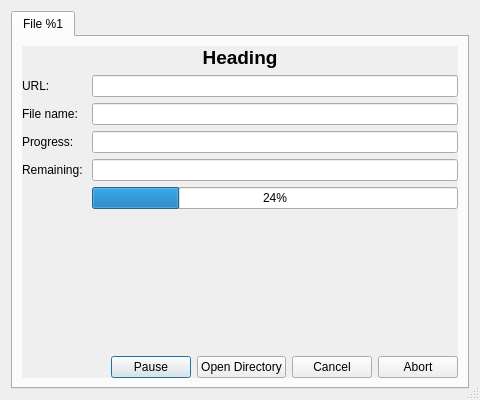
<?xml version="1.0" encoding="UTF-8"?>
<ui version="4.0">
 <class>GkFileTransferDialog</class>
 <widget class="QDialog" name="GkFileTransferDialog">
  <property name="windowModality">
   <enum>Qt::ApplicationModal</enum>
  </property>
  <property name="geometry">
   <rect>
    <x>0</x>
    <y>0</y>
    <width>480</width>
    <height>400</height>
   </rect>
  </property>
  <property name="sizePolicy">
   <sizepolicy hsizetype="MinimumExpanding" vsizetype="MinimumExpanding">
    <horstretch>0</horstretch>
    <verstretch>0</verstretch>
   </sizepolicy>
  </property>
  <property name="minimumSize">
   <size>
    <width>480</width>
    <height>400</height>
   </size>
  </property>
  <property name="windowTitle">
   <string>File Transfer</string>
  </property>
  <property name="sizeGripEnabled">
   <bool>true</bool>
  </property>
  <property name="modal">
   <bool>true</bool>
  </property>
  <layout class="QVBoxLayout" name="verticalLayout">
   <item>
    <widget class="QTabWidget" name="tabWidget_file_transfer">
     <property name="currentIndex">
      <number>0</number>
     </property>
     <property name="movable">
      <bool>true</bool>
     </property>
     <widget class="QWidget" name="tab_file_transfer">
      <attribute name="title">
       <string>File %1</string>
      </attribute>
      <layout class="QVBoxLayout" name="verticalLayout_2">
       <item>
        <widget class="QScrollArea" name="scrollArea_file_transfer">
         <property name="frameShape">
          <enum>QFrame::NoFrame</enum>
         </property>
         <property name="frameShadow">
          <enum>QFrame::Plain</enum>
         </property>
         <property name="widgetResizable">
          <bool>true</bool>
         </property>
         <widget class="QWidget" name="scrollAreaWidgetContents_file_transfer">
          <property name="geometry">
           <rect>
            <x>0</x>
            <y>0</y>
            <width>440</width>
            <height>334</height>
           </rect>
          </property>
          <layout class="QVBoxLayout" name="verticalLayout_3">
           <property name="leftMargin">
            <number>0</number>
           </property>
           <property name="topMargin">
            <number>0</number>
           </property>
           <property name="rightMargin">
            <number>0</number>
           </property>
           <property name="bottomMargin">
            <number>0</number>
           </property>
           <item>
            <widget class="QFrame" name="frame_file_transfer_top">
             <property name="frameShape">
              <enum>QFrame::NoFrame</enum>
             </property>
             <property name="frameShadow">
              <enum>QFrame::Plain</enum>
             </property>
             <layout class="QHBoxLayout" name="horizontalLayout_2">
              <property name="leftMargin">
               <number>0</number>
              </property>
              <property name="topMargin">
               <number>0</number>
              </property>
              <property name="rightMargin">
               <number>0</number>
              </property>
              <property name="bottomMargin">
               <number>0</number>
              </property>
              <item>
               <widget class="QLabel" name="label_file_transfer_heading">
                <property name="font">
                 <font>
                  <pointsize>14</pointsize>
                  <bold>true</bold>
                 </font>
                </property>
                <property name="text">
                 <string>Heading</string>
                </property>
                <property name="alignment">
                 <set>Qt::AlignCenter</set>
                </property>
               </widget>
              </item>
             </layout>
            </widget>
           </item>
           <item>
            <widget class="QFrame" name="frame_file_transfer_middle">
             <property name="frameShape">
              <enum>QFrame::NoFrame</enum>
             </property>
             <property name="frameShadow">
              <enum>QFrame::Plain</enum>
             </property>
             <layout class="QFormLayout" name="formLayout">
              <property name="leftMargin">
               <number>0</number>
              </property>
              <property name="topMargin">
               <number>0</number>
              </property>
              <property name="rightMargin">
               <number>0</number>
              </property>
              <property name="bottomMargin">
               <number>0</number>
              </property>
              <item row="0" column="0">
               <widget class="QLabel" name="label_url">
                <property name="text">
                 <string>URL: </string>
                </property>
               </widget>
              </item>
              <item row="0" column="1">
               <widget class="QLineEdit" name="lineEdit_url"/>
              </item>
              <item row="2" column="0">
               <widget class="QLabel" name="label_progress">
                <property name="text">
                 <string>Progress: </string>
                </property>
               </widget>
              </item>
              <item row="2" column="1">
               <widget class="QLineEdit" name="lineEdit_progress"/>
              </item>
              <item row="3" column="0">
               <widget class="QLabel" name="label_remaining">
                <property name="text">
                 <string>Remaining: </string>
                </property>
               </widget>
              </item>
              <item row="1" column="0">
               <widget class="QLabel" name="label_file_name">
                <property name="text">
                 <string>File name: </string>
                </property>
               </widget>
              </item>
              <item row="1" column="1">
               <widget class="QLineEdit" name="lineEdit_file_name"/>
              </item>
              <item row="3" column="1">
               <widget class="QLineEdit" name="lineEdit_remaining"/>
              </item>
              <item row="4" column="0">
               <spacer name="horizontalSpacer_2">
                <property name="orientation">
                 <enum>Qt::Horizontal</enum>
                </property>
                <property name="sizeHint" stdset="0">
                 <size>
                  <width>40</width>
                  <height>20</height>
                 </size>
                </property>
               </spacer>
              </item>
              <item row="4" column="1">
               <widget class="QProgressBar" name="progressBar_file_transfer">
                <property name="value">
                 <number>24</number>
                </property>
               </widget>
              </item>
             </layout>
            </widget>
           </item>
           <item>
            <spacer name="verticalSpacer">
             <property name="orientation">
              <enum>Qt::Vertical</enum>
             </property>
             <property name="sizeHint" stdset="0">
              <size>
               <width>20</width>
               <height>40</height>
              </size>
             </property>
            </spacer>
           </item>
           <item>
            <widget class="QFrame" name="frame_file_transfer_bottom">
             <property name="frameShape">
              <enum>QFrame::NoFrame</enum>
             </property>
             <property name="frameShadow">
              <enum>QFrame::Plain</enum>
             </property>
             <layout class="QHBoxLayout" name="horizontalLayout">
              <property name="leftMargin">
               <number>0</number>
              </property>
              <property name="topMargin">
               <number>0</number>
              </property>
              <property name="rightMargin">
               <number>0</number>
              </property>
              <property name="bottomMargin">
               <number>0</number>
              </property>
              <item>
               <spacer name="horizontalSpacer">
                <property name="orientation">
                 <enum>Qt::Horizontal</enum>
                </property>
                <property name="sizeHint" stdset="0">
                 <size>
                  <width>40</width>
                  <height>20</height>
                 </size>
                </property>
               </spacer>
              </item>
              <item>
               <widget class="QPushButton" name="pushButton_pause">
                <property name="text">
                 <string>Pause</string>
                </property>
               </widget>
              </item>
              <item>
               <widget class="QPushButton" name="pushButton_open_dir">
                <property name="text">
                 <string>Open Directory</string>
                </property>
               </widget>
              </item>
              <item>
               <widget class="QPushButton" name="pushButton_cancel">
                <property name="text">
                 <string>Cancel</string>
                </property>
               </widget>
              </item>
              <item>
               <widget class="QPushButton" name="pushButton_abort">
                <property name="text">
                 <string>Abort</string>
                </property>
               </widget>
              </item>
             </layout>
            </widget>
           </item>
          </layout>
         </widget>
        </widget>
       </item>
      </layout>
     </widget>
    </widget>
   </item>
  </layout>
 </widget>
 <resources/>
 <connections/>
</ui>
